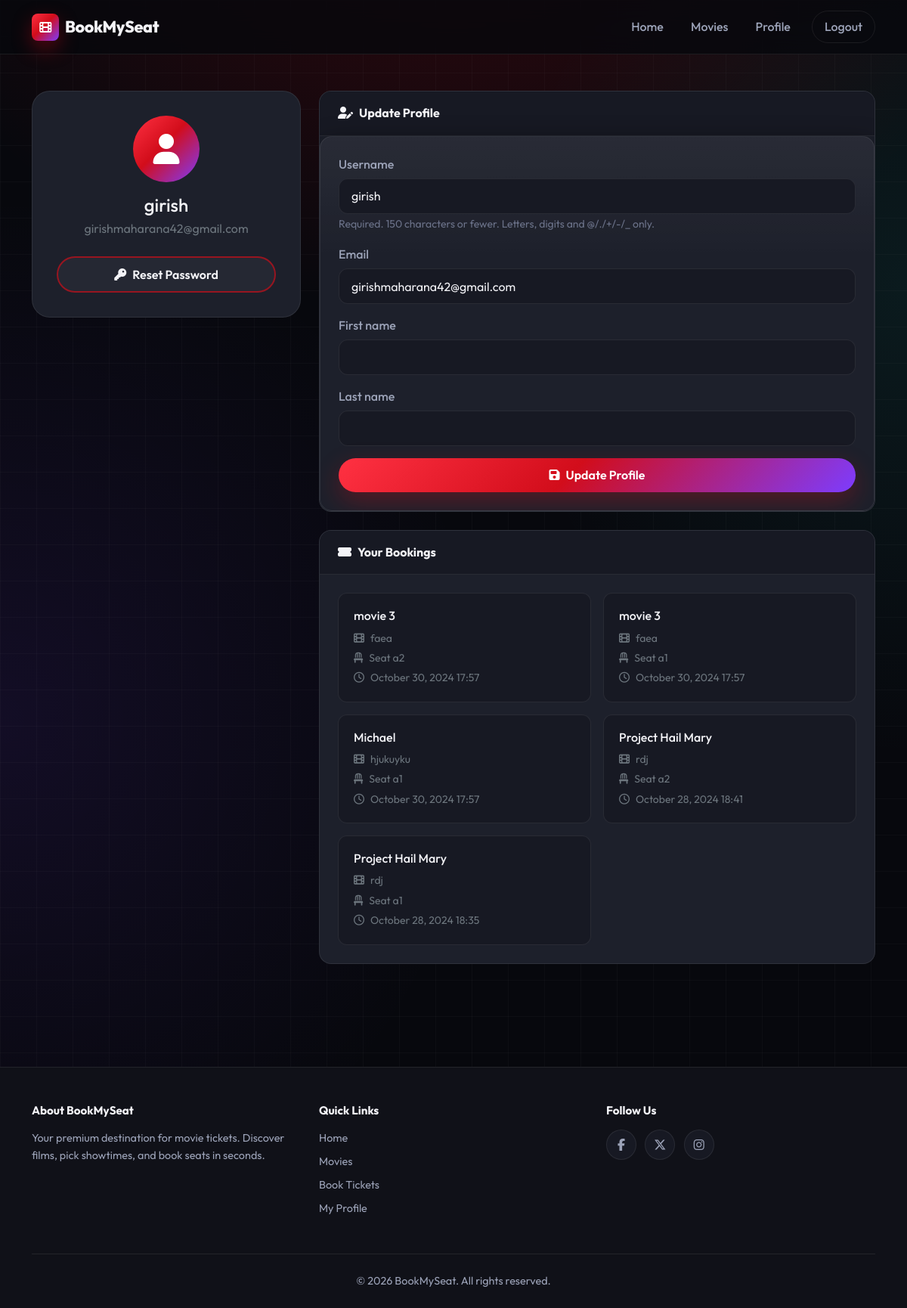
Page /users/profile/ (signed in) on the earlier database version.
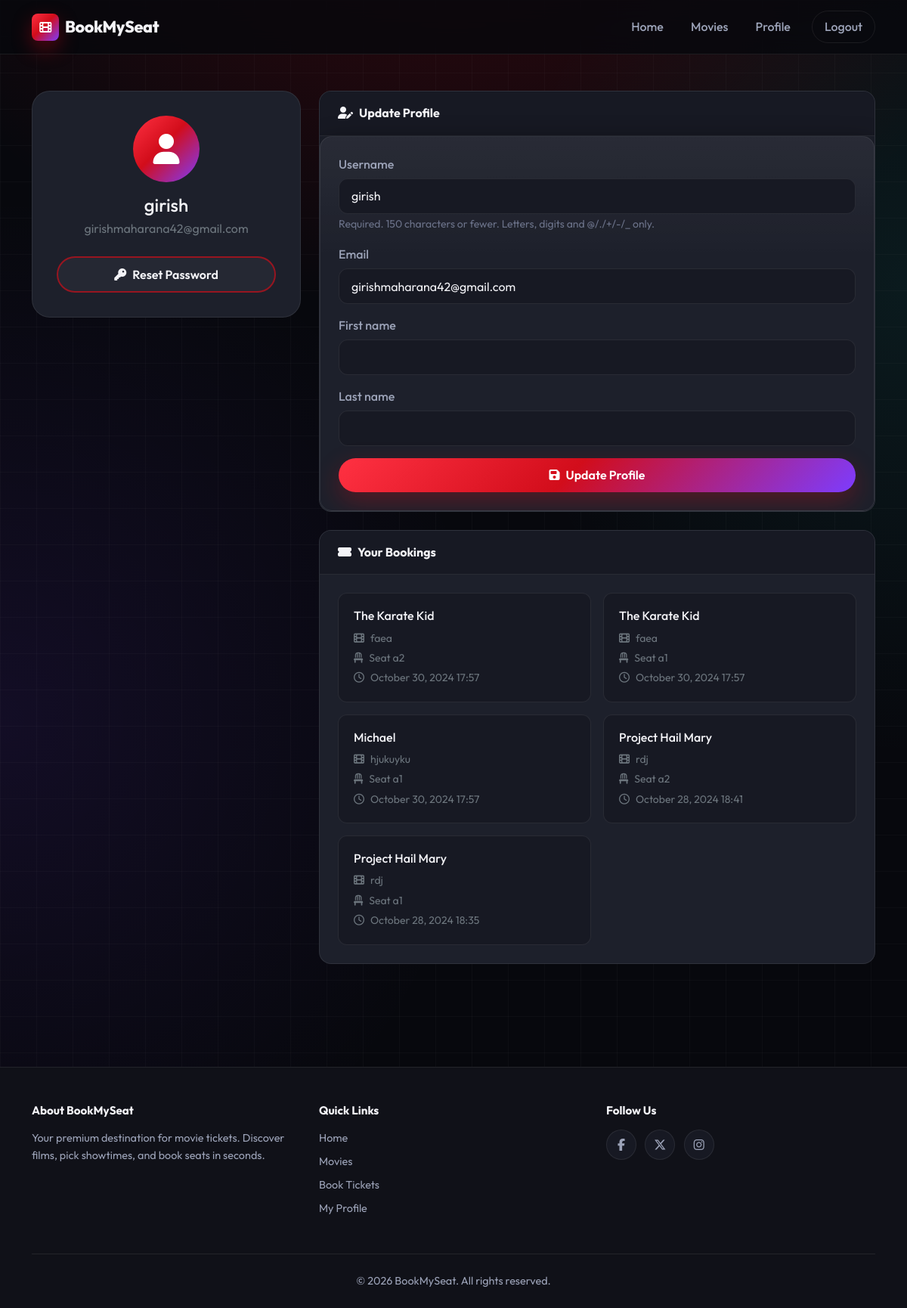
Same page on the later database version.
### movies/models.py (models this page shows, shortened)
class Booking(models.Model):
    user=models.ForeignKey(User,on_delete=models.CASCADE)
    seat=models.OneToOneField(Seat,on_delete=models.CASCADE)
    movie=models.ForeignKey(Movie,on_delete=models.CASCADE)
    theater=models.ForeignKey(Theater,on_delete=models.CASCADE)
    booked_at=models.DateTimeField(auto_now_add=True)

class Movie(models.Model):
    name= models.CharField(max_length=255)
    image= models.ImageField(upload_to="movies/")
    rating = models.DecimalField(max_digits=3,decimal_places=1)
    cast= models.TextField()
    description= models.TextField(blank=True,null=True) # optional
    trailer_url = models.URLField(blank=True, validators=[validate_youtube_trailer_url])
    genres = models.ManyToManyField("Genre", related_name="movies", blank=True)
    languages = models.ManyToManyField("Language", related_name="movies", blank=True)
    class Meta:
        indexes = [
            models.Index(fields=["name"], name="movie_name_idx"),
            models.Index(fields=["rating", "name"], name="movie_rating_name_idx"),
        ]

class Theater(models.Model):
    name = models.CharField(max_length=255)
    movie = models.ForeignKey(Movie,on_delete=models.CASCADE,related_name='theaters')
    time= models.DateTimeField()

class Seat(models.Model):
    theater = models.ForeignKey(Theater,on_delete=models.CASCADE,related_name='seats')
    seat_number = models.CharField(max_length=10)
    is_booked=models.BooleanField(default=False)

### users/views.py (the view)
# urls.py: path('profile/', profile, name='profile'),
@login_required(login_url='/login/')
def profile(request):
    if request.method == 'POST':
        u_form = UserUpdateForm(request.POST, instance=request.user)
        if u_form.is_valid():
            u_form.save()
            messages.success(request, "Your profile has been successfully updated!")
            return redirect('profile')
    else:
        u_form = UserUpdateForm(instance=request.user)
    bookings = Booking.objects.filter(user=request.user).order_by('-booked_at')
    context = {
        'u_form': u_form,
        'bookings': bookings
    }
    return render(request, 'users/profile.html', context)

### users/forms.py
class UserUpdateForm(forms.ModelForm):
    email = forms.EmailField(required=True)
    class Meta:
        model = User
        fields = ['username', 'email', 'first_name', 'last_name']
    def __init__(self, *args, **kwargs):
        super().__init__(*args, **kwargs)
        for field in self.fields.values():
            field.widget.attrs['class'] = 'form-control'

### templates/users/profile.html (shortened to what this page needs)
{% extends "users/basic.html" %}
{% block content %}
<section class="container py-4 py-lg-5">
  <section class="row g-4">
    <section class="col-lg-4">
      <section class="profile-sidebar">
        <span class="profile-avatar"><i class="fas fa-user"></i></span>
        <h2 class="h4 mb-1">{{ user.username }}</h2>
        <p class="text-secondary mb-4">{{ user.email }}</p>
        <a href="{% url 'password_reset' %}" class="btn btn-cinema-outline w-100">
          <i class="fas fa-key me-2"></i>Reset Password
        </a>
      </section>
    </section>
    <section class="col-lg-8">
      <section class="panel-card">
        <header class="panel-card-header">
          <i class="fas fa-user-edit me-2"></i>Update Profile
        </header>
        <section class="panel-card-body auth-card">
          <form method="post">
            {% for field in u_form %}
            <section class="mb-3">
              <label for="{{ field.id_for_label }}" class="form-label">{{ field.label }}</label>
              {{ field }}
              {% if field.help_text %}
              <small class="form-text">{{ field.help_text }}</small>
              {% endif %}
            </section>
            {% endfor %}
            <button class="btn btn-cinema w-100" type="submit">
              <i class="fas fa-save me-2"></i>Update Profile
            </button>
          </form>
        </section>
      </section>
      <section class="panel-card">
        <header class="panel-card-header">
          <i class="fas fa-ticket-alt me-2"></i>Your Bookings
        </header>
        <section class="panel-card-body">
          {% if bookings %}
          <section class="row g-3">
            {% for booking in bookings %}
            <section class="col-md-6">
              <article class="booking-ticket">
                <h3 class="h6 mb-2">{{ booking.movie.name }}</h3>
                <p class="text-secondary small mb-1">
                  <i class="fas fa-film me-2"></i>{{ booking.theater.name }}
                </p>
                <p class="text-secondary small mb-1">
                  <i class="fas fa-chair me-2"></i>Seat {{ booking.seat.seat_number }}
                </p>
                <p class="text-secondary small mb-0">
                  <i class="far fa-clock me-2"></i>{{ booking.booked_at|date:"F d, Y H:i" }}
                </p>
              </article>
            </section>
            {% endfor %}
          </section>
          {% else %}
          <section class="empty-state py-4">
            <i class="fas fa-ticket-alt d-block"></i>
            <p class="mb-0">No bookings yet. Time to plan your next movie night!</p>
          </section>
          {% endif %}
        </section>
      </section>
    </section>
  </section>
</section>
{% endblock %}

Differences in the rows shown:
changed through a linked row, Booking (number 1 of 5 on the later page): movie.name "movie 3" → "The Karate Kid"
changed through a linked row, Booking (number 2 of 5 on the later page): movie.name "movie 3" → "The Karate Kid"
